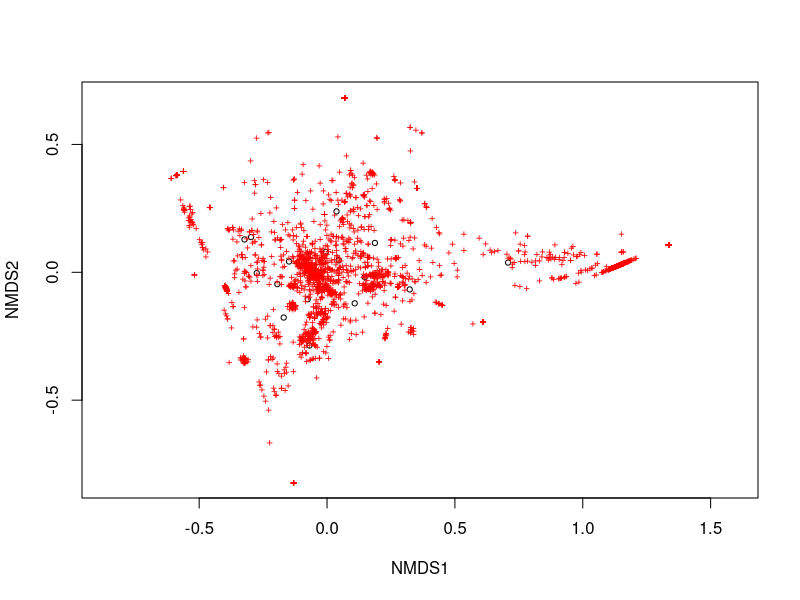
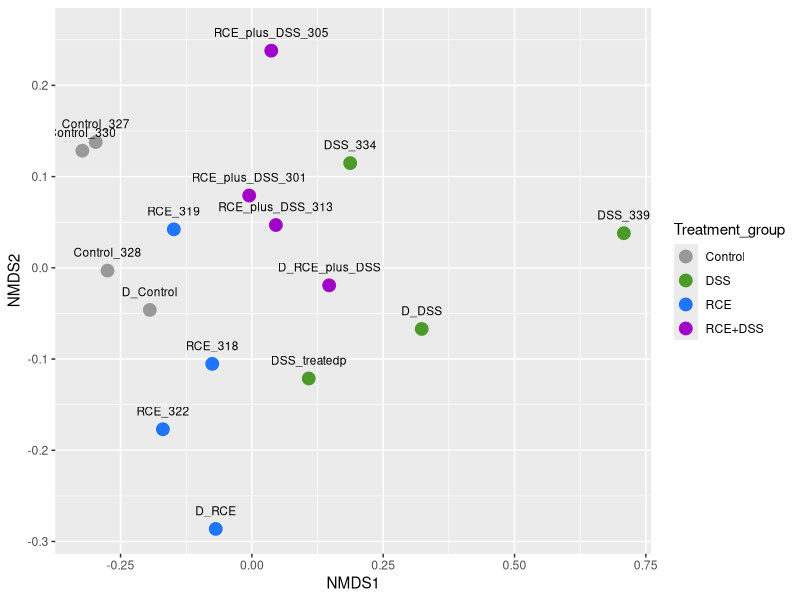
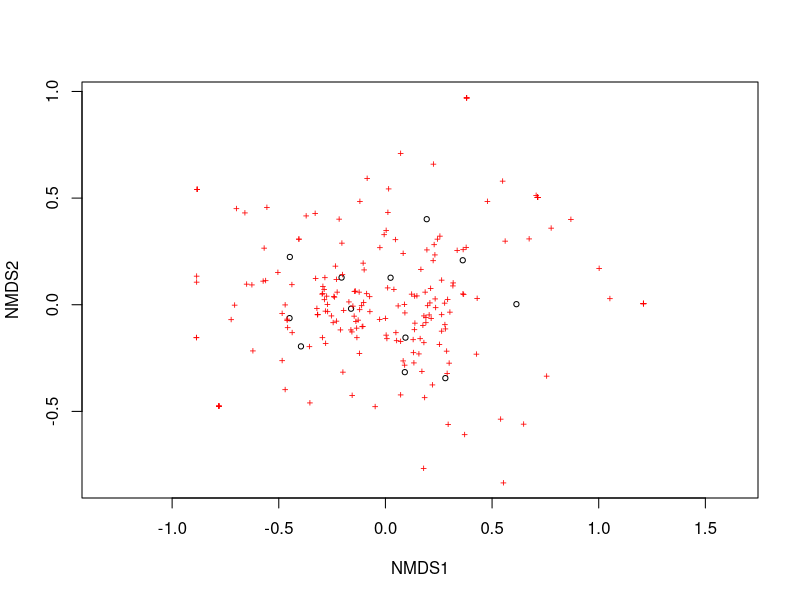
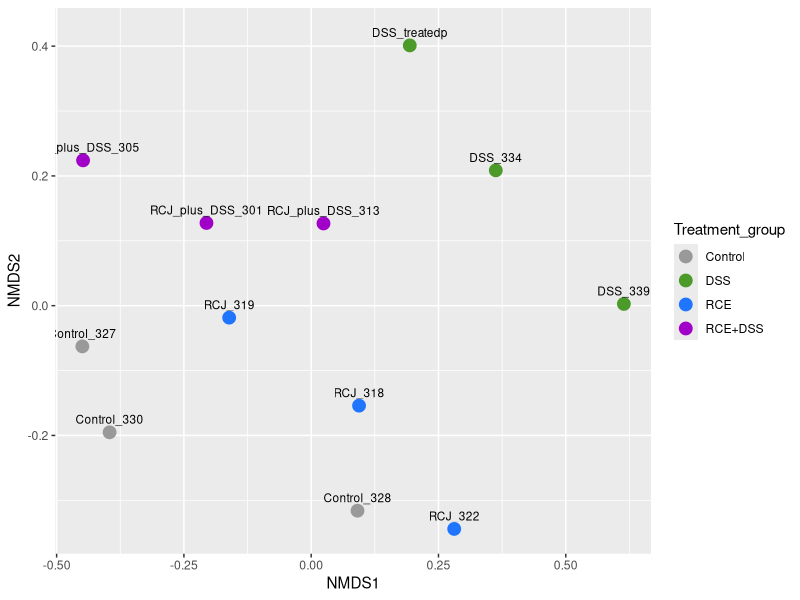

The R source for these figures, in order:
install.packages("vegan")
install.packages("ggplot2")
library(vegan)
Sig_path=read.csv("Merged_Pathabundance_Table_CPM_meta.tsv", header= TRUE,sep="\t",row.names = 1)

Metadata=read.csv("../output_all/metadata.csv",sep = ",")

Table=Sig_path[,2:ncol(Sig_path)-1]
m_com = as.matrix(Table)
nmds = metaMDS(t(m_com), distance = "bray")
plot(nmds)
Metadata=Metadata[-c(17),]
data.scores = as.data.frame(scores(nmds)$sites)
data.scores$Treatment_group = Metadata$Treatment_group
data.scores$Samples=Metadata$Sample_ID


library(ggplot2)

xx = ggplot(data.scores, aes(x = NMDS1, y = NMDS2)) + 
  geom_point(size = 4, aes( colour = Treatment_group))+
  scale_color_manual(values=c("#999999", "#4C9A2A", "#1F75FE","#a000c8"))+
  geom_text(aes(label=Samples), size=3,nudge_y = 0.02 )

xx



##### Taxa

Sig_taxa=read.csv("megan/rel_freqs.csv", header= TRUE,sep=",",row.names = 1)

Metadata=read.csv("../output_all/metadata.csv",sep = ",")
Metadata=Metadata[-c(7,8,9,10,17),]
Metadata$Sample_ID <- gsub('RCE', 'RCJ', Metadata$Sample_ID)
Table=Sig_taxa[,1:ncol(Sig_taxa)]
m_com = as.matrix(Table)
nmds = metaMDS(t(m_com), distance = "bray")
plot(nmds)
data.scores = as.data.frame(scores(nmds)$sites)
data.scores$Treatment_group = Metadata$Treatment_group
data.scores$Samples=Metadata$Sample_ID


library(ggplot2)

xx = ggplot(data.scores, aes(x = NMDS1, y = NMDS2)) + 
  geom_point(size = 4, aes( colour = Treatment_group))+
  scale_color_manual(values=c("#999999", "#4C9A2A", "#1F75FE","#a000c8"))+
  geom_text(aes(label=Samples), size=3,nudge_y = 0.02 )

xx
